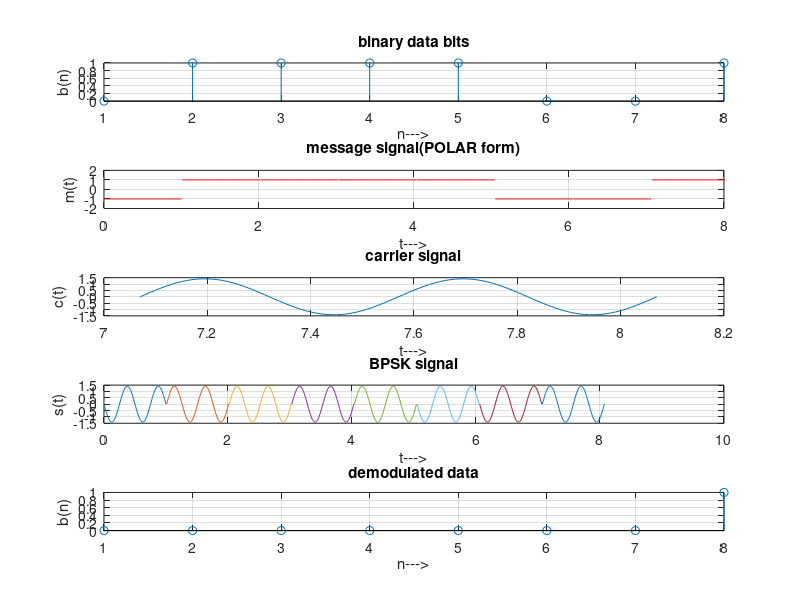

The MATLAB source for this figure:
% PSK modulation
clc;
clear all;
close all;
%generate carrier signal
Tb=1;
t=0:Tb/100:Tb;
fc=2;
c=sqrt(2/Tb)*sin(2*pi*fc*t);
%generate message signal
N=8;
m=rand(1,N);
t1=0;
t2=Tb
for i=1:N
t=[t1:.01:t2]
if m(i)>0.5
m(i)=1;
m_s=ones(1,length(t));
else
m(i)=0;
m_s=-1*ones(1,length(t));
end
message(i,:)=m_s;
%product of carrier and message signal
bpsk_sig(i,:)=c.*m_s;
%Plot the message and BPSK modulated signal
subplot(5,1,2);
axis([0 N -2 2]);
plot(t,message(i,:),'r');
title('message signal(POLAR form)');
xlabel('t--->');
ylabel('m(t)');
grid on;
hold on;
subplot(5,1,4);plot(t,bpsk_sig(i,:));
title('BPSK signal');
xlabel('t--->'); ylabel('s(t)');
grid on; hold on;
t1=t1+1.01; t2=t2+1.01;
end
hold off
%plot the input binary data and carrier signal
subplot(5,1,1); stem(m);
title('binary data bits');
xlabel('n--->'); ylabel('b(n)');
grid on;
subplot(5,1,3); plot(t,c);
title('carrier signal'); xlabel('t--->'); ylabel('c(t)');
grid on;
% PSK Demodulation
t1=0;
t2=Tb
fori=1:N
t=[t1:.01:t2]
%correlator
x=sum(c.*bpsk_sig(i,:));
%decision device
if x>0
demod(i)=1;
else
demod(i)=0;
end
t1=t1+1.01;
t2=t2+1.01;
%plot the demodulated data bits
subplot(5,1,5);
stem(demod);
title('demodulated data');
xlabel('n--->');
ylabel('b(n)');
grid on;